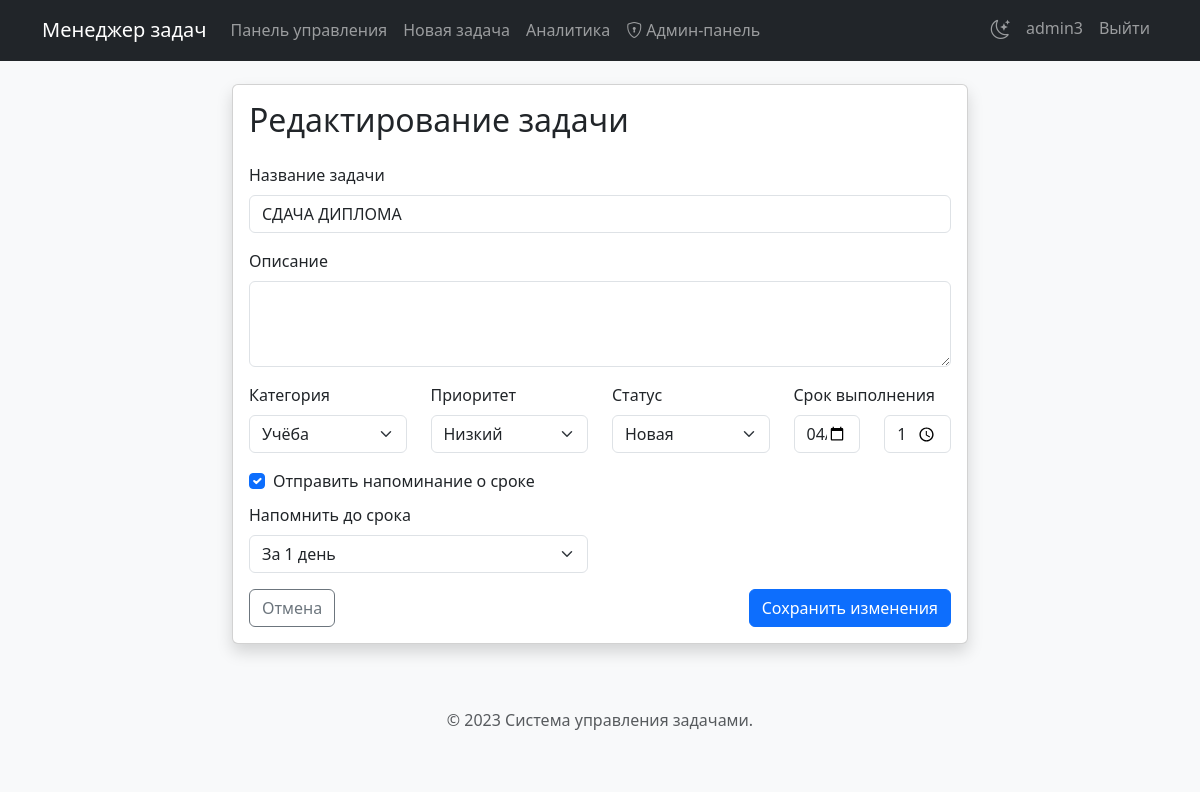
Page /task/4/edit (signed in) on the earlier database version.
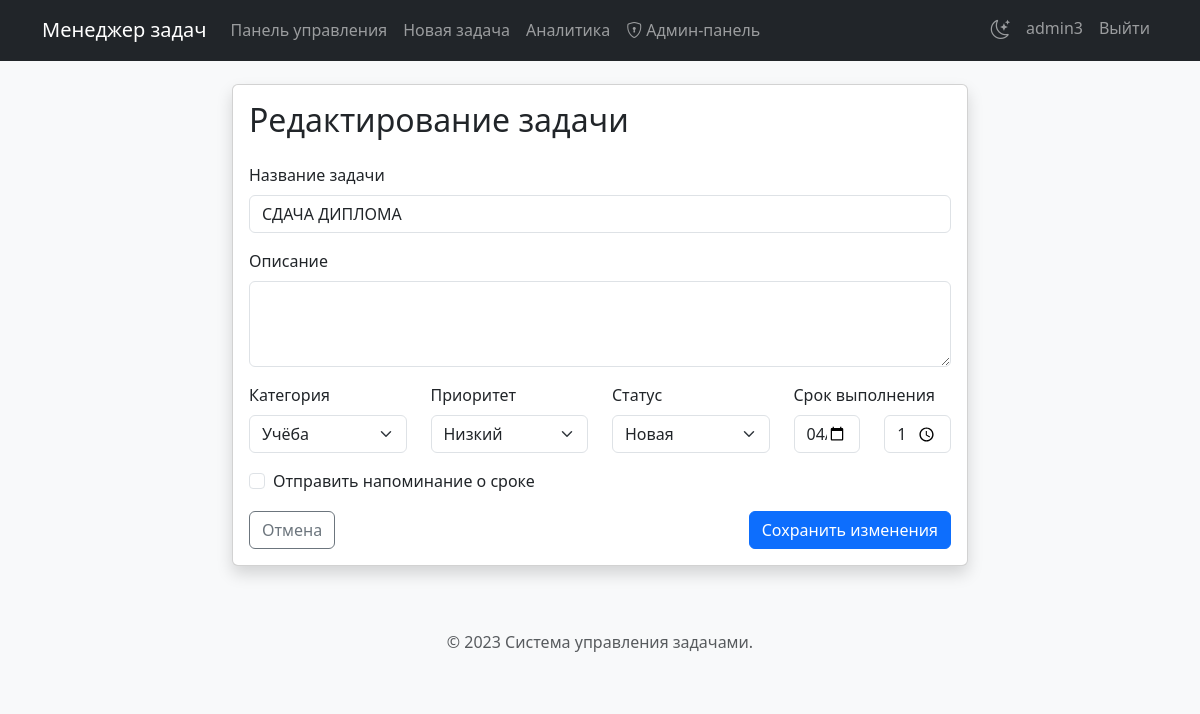
Same page on the later database version.
### tables this page shows
CREATE TABLE tasks (
        id INTEGER PRIMARY KEY,
        user_id INTEGER NOT NULL,
        title TEXT NOT NULL,
        description TEXT,
        category TEXT,
        priority TEXT,
        status TEXT DEFAULT "Новая",
        created_at TIMESTAMP DEFAULT CURRENT_TIMESTAMP,
        send_reminder BOOLEAN DEFAULT 0,
        reminder_time INTEGER DEFAULT 24, due_date TIMESTAMP,
        FOREIGN KEY (user_id) REFERENCES users (id)
    );

### app.py (the view, shortened to what this page needs)
@app.route('/task/<int:task_id>/edit', methods=['GET', 'POST'])
def edit_task(task_id):
    if 'user_id' not in session:
        return redirect(url_for('login'))
    conn = sqlite3.connect('tasks.db')
    c = conn.cursor()
    c.execute(
        """
    SELECT id, title, description, category, priority, due_date, status, send_reminder, reminder_time
    FROM tasks
    WHERE id = ? AND user_id = ?
    """, (task_id, session['user_id']))
    task = c.fetchone()
    conn.close()
    if not task:
        flash('Задача не найдена!')
        return redirect(url_for('dashboard'))
    return render_template('edit_task.html', task=task, format_reminder_time=format_reminder_time)

### templates/edit_task.html (shortened to what the changed rows need)
{% extends 'base.html' %}
{% block content %}
<div class="row justify-content-center">
    <div class="col-md-8">
        <div class="card shadow">
            <div class="card-body">
                <h2 class="card-title mb-4">Редактирование задачи</h2>
                <form method="POST" action="{{ url_for('edit_task', task_id=task[0]) }}">
                    <div class="mb-3">
                        <label for="title" class="form-label">Название задачи</label>
                        <input type="text" class="form-control" id="title" name="title" value="{{ task[1] }}" required>
                    </div>
                    <div class="row mb-3">
                        <div class="col-md-3">
                            <label for="category" class="form-label">Категория</label>
                            <select class="form-select" id="category" name="category">
                                <option value="Учёба" {% if task[3] == 'Учёба' %}selected{% endif %}>Учёба</option>
                            </select>
                        </div>
                        <div class="col-md-3">
                            <label for="priority" class="form-label">Приоритет</label>
                            <select class="form-select" id="priority" name="priority">
                                <option value="Низкий" {% if task[4] == 'Низкий' %}selected{% endif %}>Низкий</option>
                            </select>
                        </div>
                        <div class="col-md-3">
                            <label for="status" class="form-label">Статус</label>
                            <select class="form-select" id="status" name="status" required>
                                <option value="Новая" {% if task[6] == 'Новая' %}selected{% endif %}>Новая</option>
                            </select>
                        </div>
                        <div class="col-md-3">
                            <div class="row">
                                <div class="col-md-6">
                                    <input type="date" class="form-control" id="due_date" name="due_date" value="{{ task[5].split(' ')[0] if task[5] else '' }}">
                                </div>
                                <div class="col-md-6">
                                    <input type="time" class="form-control" id="due_time" name="due_time" value="{{ task[5].split(' ')[1][:5] if task[5] and ' ' in task[5] else '23:59' }}">
                                </div>
                            </div>
                        </div>
                    </div>
                    <div class="row mb-3">
                        <div class="col-md-12">
                            <div class="form-check">
                                <input class="form-check-input" type="checkbox" id="send_reminder" name="send_reminder" {% if task[7] %}checked{% endif %}>
                                <label class="form-check-label" for="send_reminder">
                                    Отправить напоминание о сроке
                                </label>
                            </div>
                        </div>
                        <div class="col-md-6 mt-2" id="reminder_options" style="{% if not task[7] %}display: none;{% endif %}">
                            <label for="reminder_time" class="form-label">Напомнить до срока</label>
                            <select class="form-select" id="reminder_time" name="reminder_time">
                                <option value="24" {% if task[8] == 24 or not task[8] %}selected{% endif %}>За 1 день</option>
                            </select>
                        </div>
                    </div>
                </form>
            </div>
        </div>
    </div>
</div>
{% endblock %}

Differences in the rows shown:
changed tasks "СДАЧА ДИПЛОМА": send_reminder "☑" → "☐"; reminder_time "За 1 день" → (not shown)
Other differences:
text no longer shown: "Напомнить до срока"
